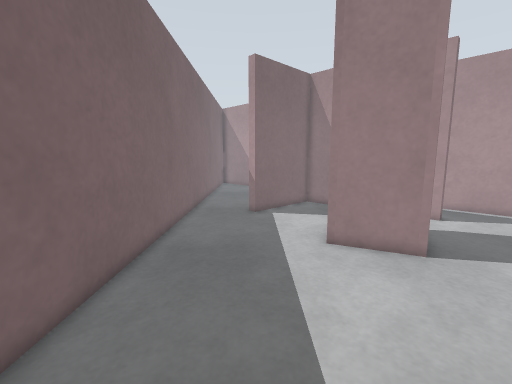
View 1 (above)

16 first-person views from a walk through a robot-simulator world made for Gazebo. The camera is 0.93 m above the floor, tilts 8° down and sees 90° across. The floor is counted in squares, 0.25 m on a side. Each view is taken from the middle of a square. On the plan, view 1 faces up. The plan holds only what a view shows up to about 20 squares ahead; the rest is blank. Surface patterns are stand-ins for the level's own textures.

View 2
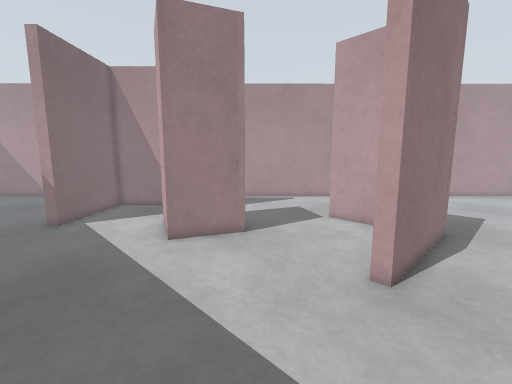

View 3
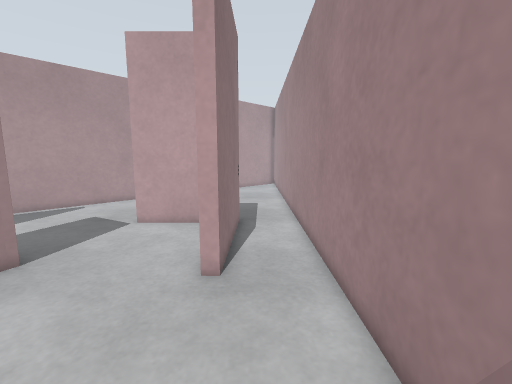

View 4
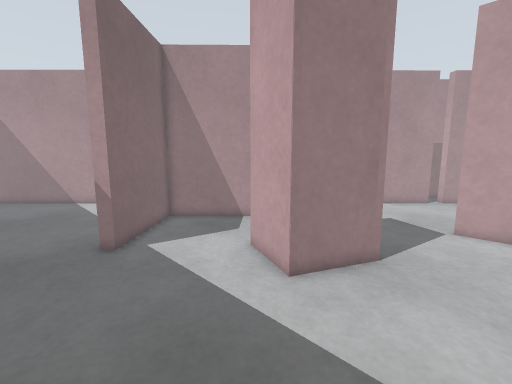

View 5
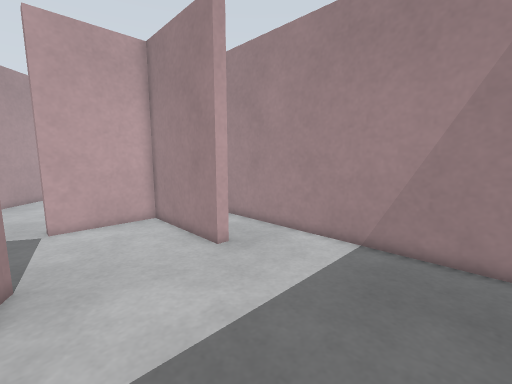

View 6
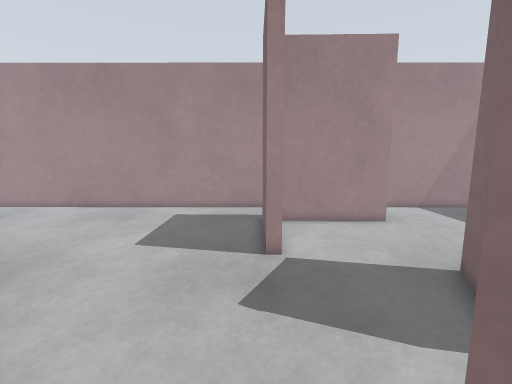

View 7
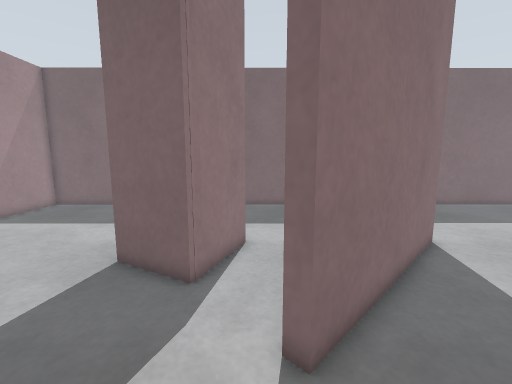

View 8
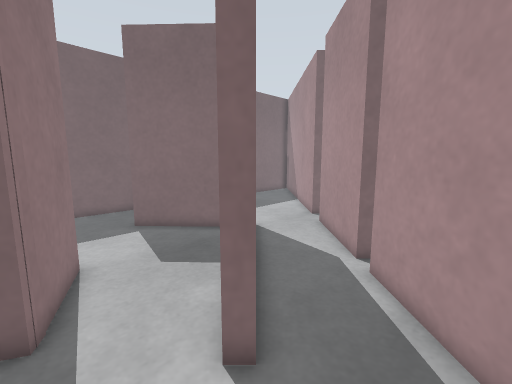

View 9
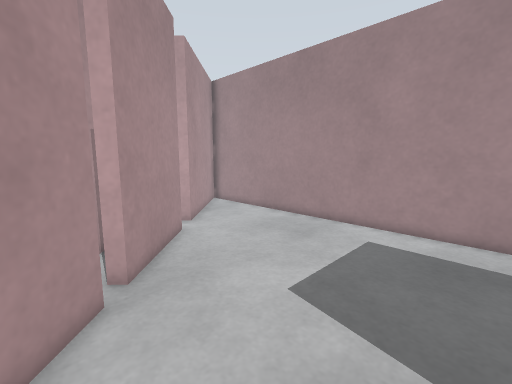

View 10
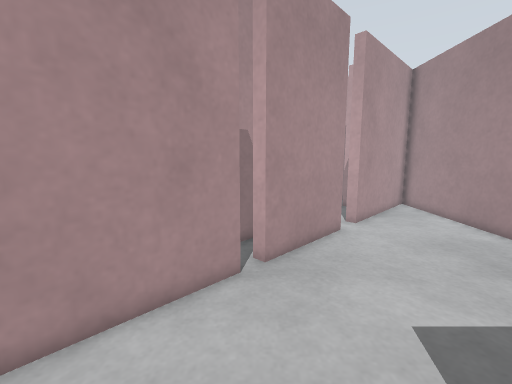

View 11
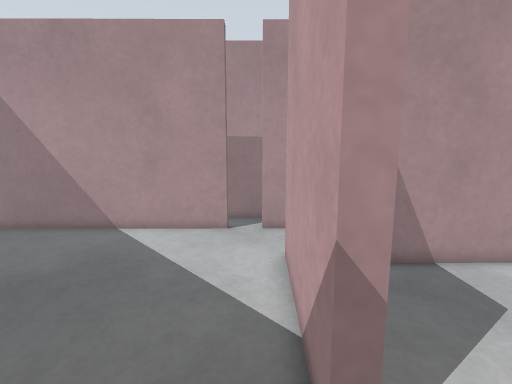

View 12
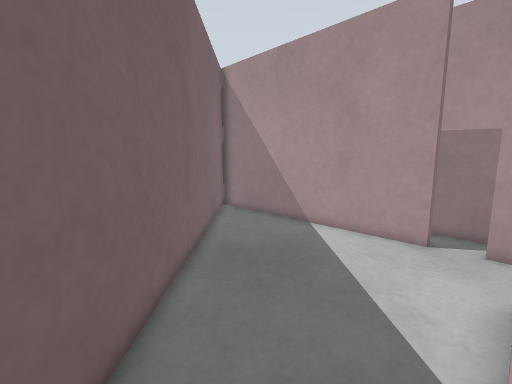

View 13
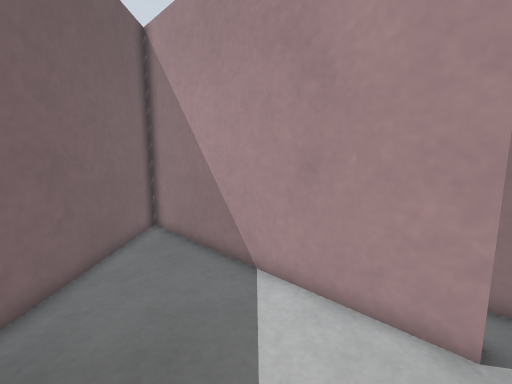

View 14
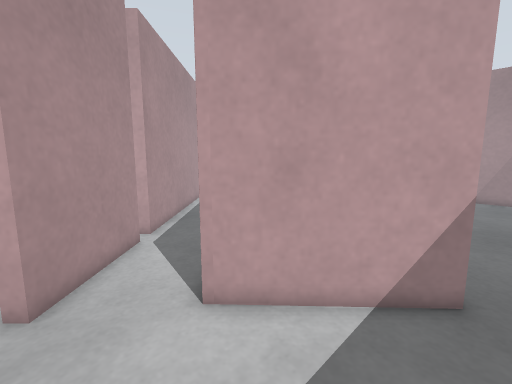

View 15
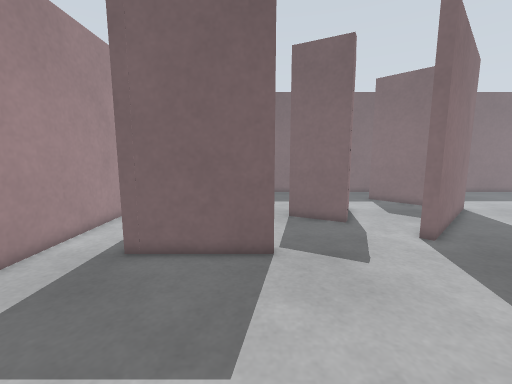

View 16
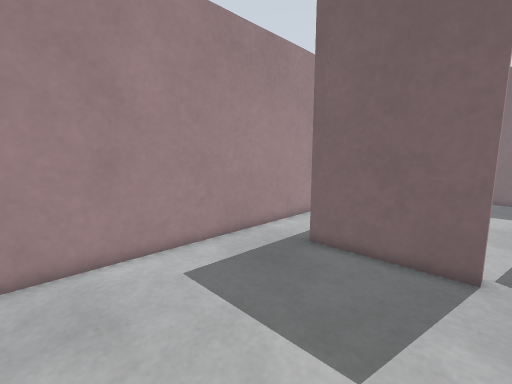

### Floor plan
Points are (right, up) in squares from view 1. A wall is a line through its corners. A room is listed if a view was taken in it or the views show most of it. See-through windows are left out.
Room 1 (views 1, 2, 3, 4, 5, 6, 8, 9, 10, 11, 12)
walls: (7.3, 12.4) (7.9, 12.1) (6.3, 9.1) (3.1, 10.6) (4.2, 13.6) (7.9, 12.1); (5.6, 2.1) (5.6, 2.7) (12, 2.6) (12, 7.7) (12.6, 7.7); (4.9, 21) (11.1, 14.9) (10.7, 14.5) (4.2, 20.8) (-0.1, 16.8) (-0.5, 17.3) (3.3, 20.9); (-4.5, 19.5) (-4.4, -1.4) (4.6, -1.4); (10.3, 20.9) (6.3, 24.8); (15.2, 16.1) (11.1, 20.2)
ways out: opening at (5.5, 0.5) to room 2; opening at (14.8, 11.5) to room 2; opening at (-0.5, 19.8) to room 3; opening at (6, 23) to room 3
Room 2 (views 7, 15, 16)
walls: (20.8, 10.5) (15.2, 16.1); (25.7, 5.7) (21.6, 9.7); (12.6, 7.7) (12.6, 2) (5.6, 2.1); (31.6, -0.1) (27, 4.4) (27.4, 4.9); (4.6, -1.4) (31.5, -1.5)
ways out: opening at (5.5, 0.5) to room 1; opening at (14.8, 11.5) to room 1
Room 3 (views 13, 14)
walls: (5.5, 26.6) (5, 26.1) (-4.5, 35.6) (-4.5, 19.5); (3.3, 20.9) (4.2, 21.7) (4.9, 21); (6.3, 24.8) (6.8, 25.3)
ways out: opening at (-0.5, 19.8) to room 1; opening at (6, 23) to room 1

Where each view was taken, in squares from view 1:
view 1: 0 up, 0 right, facing up
view 2: 0 up, 2 left, facing up-right
view 3: 1 up, 2 left, facing right
view 4: 6 up, 3 left, facing up-right
view 5: 9 up, 3 left, facing down-right
view 6: 17 up, 13 right, facing down
view 7: 14 up, 15 right, facing left
view 8: 12 up, 14 right, facing up-left
view 9: 12 up, 14 right, facing down-right
view 10: 10 up, 13 right, facing right
view 11: 16 up, 3 left, facing up-right
view 12: 16 up, 2 left, facing up
view 13: 22 up, 1 right, facing up
view 14: 25 up, 1 left, facing down-right
view 15: 7 up, 22 right, facing left
view 16: 8 up, 22 right, facing down-left
